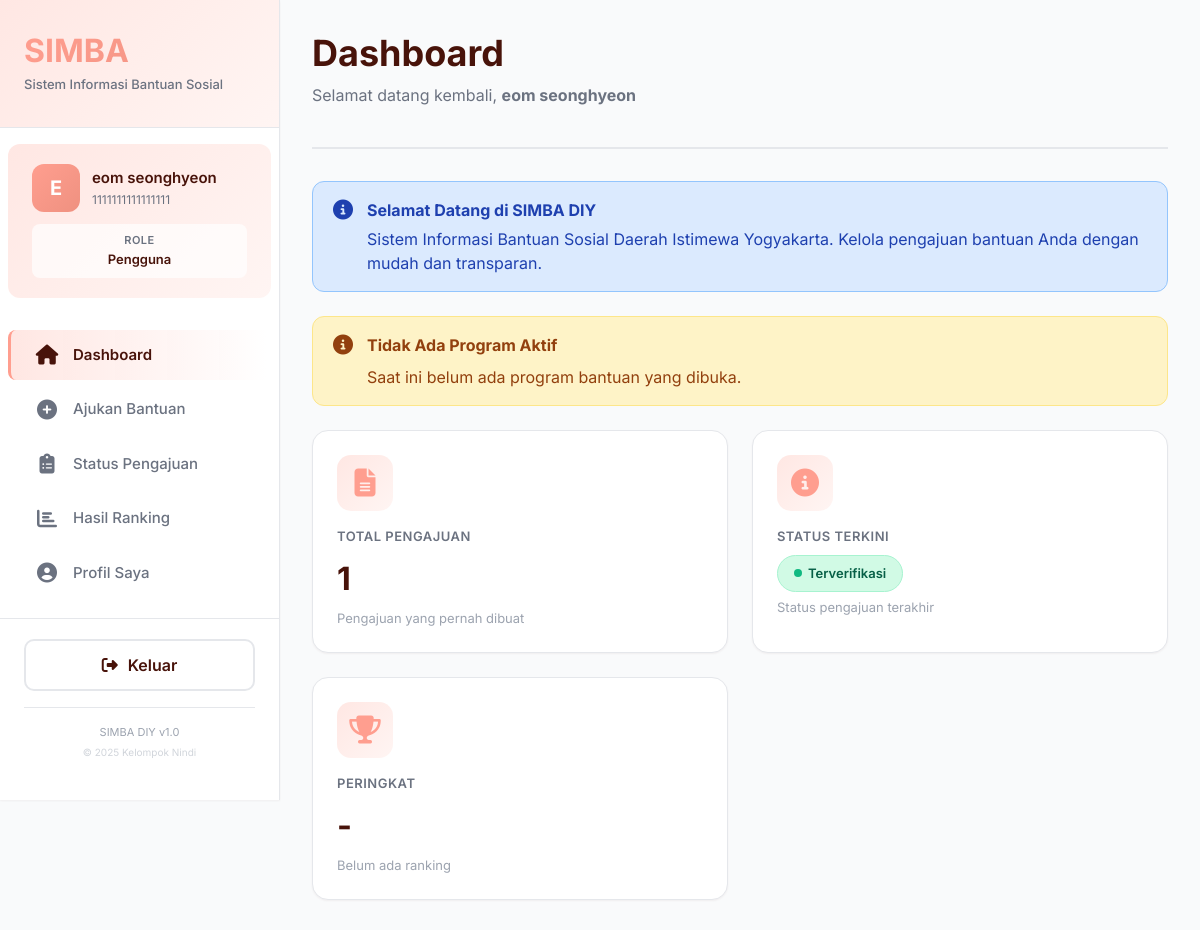
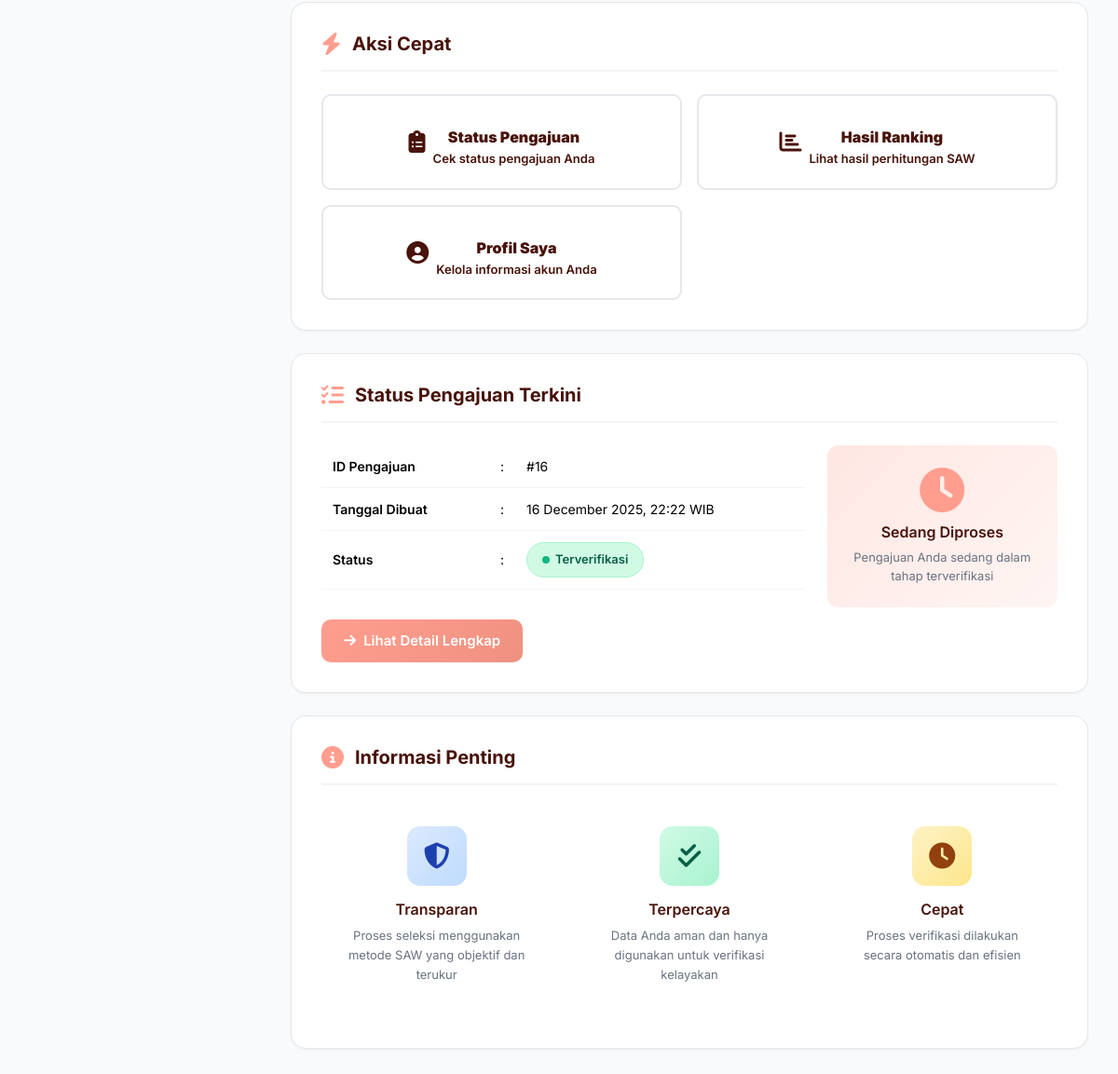
Before: /user/index.php (signed in) with the older database file (2 pictures, top to bottom).
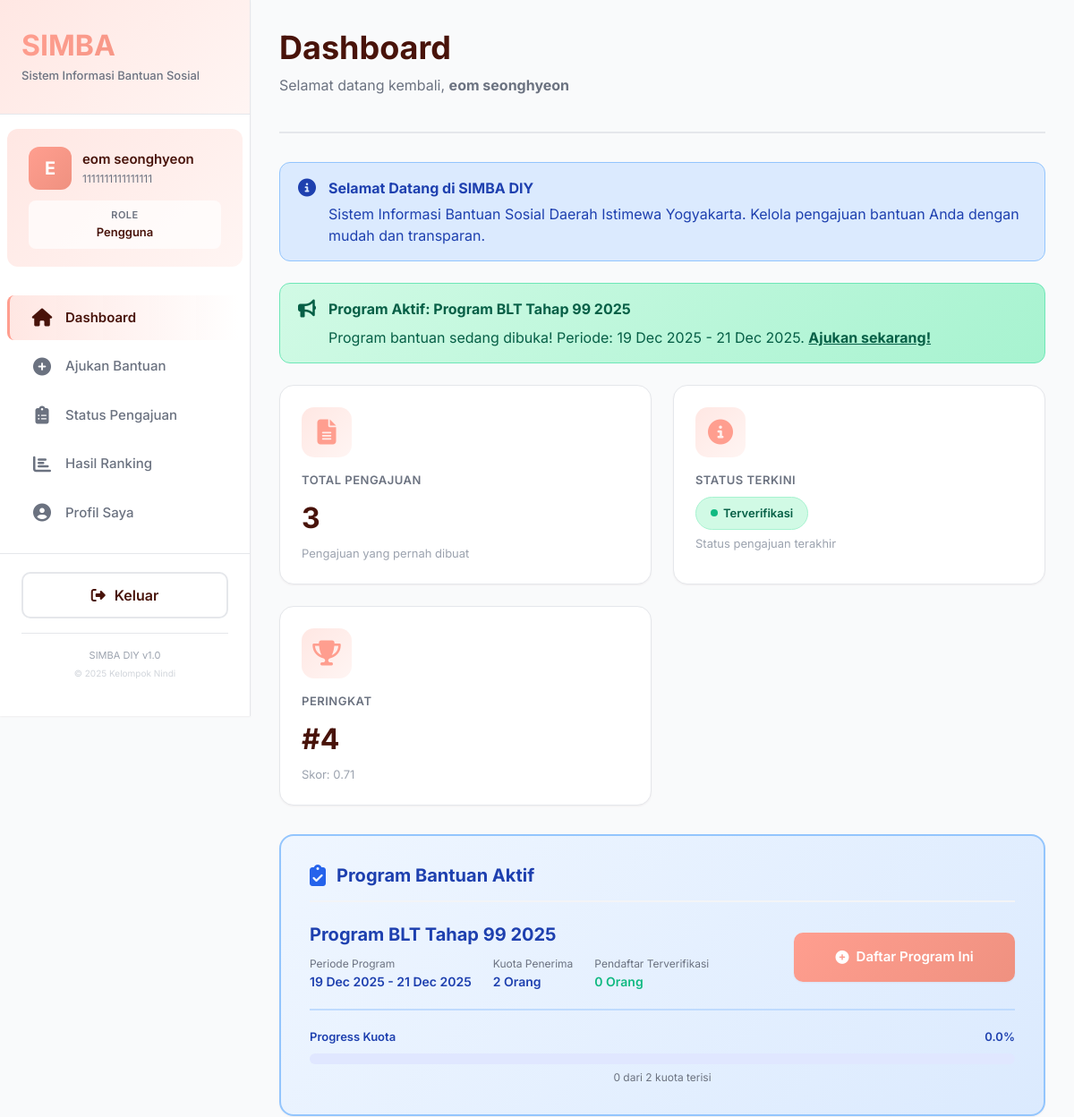
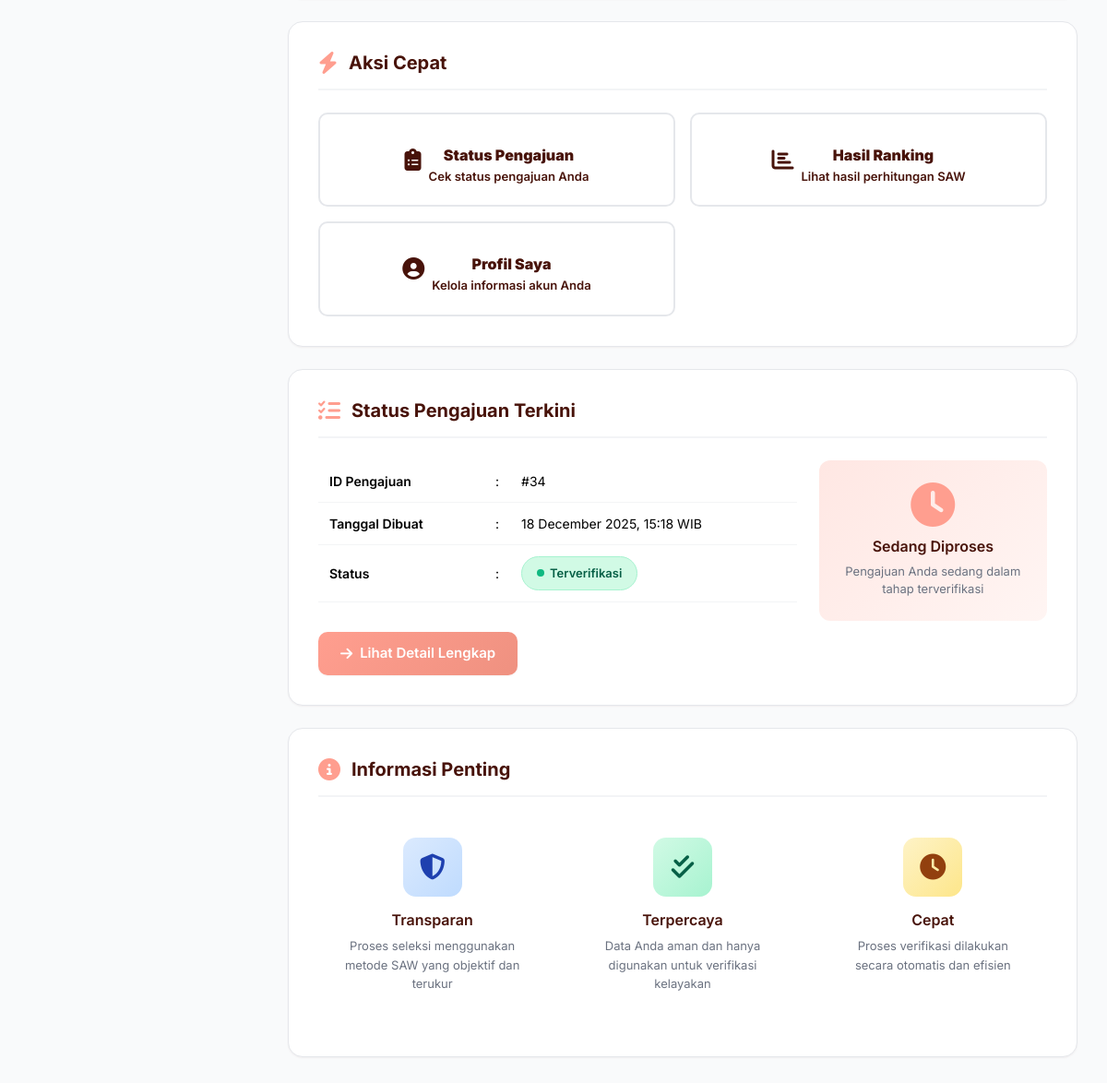
After: the same page with the newer database file (2 pictures, top to bottom).
### tables this page shows
CREATE TABLE `pengajuan` (
  `id` int(11) NOT NULL,
  `id_user` int(11) NOT NULL COMMENT 'Foreign key ke tabel user',
  `id_program` int(11) DEFAULT NULL COMMENT 'Foreign key ke program bantuan',
  `nik` varchar(16) NOT NULL COMMENT 'NIK pemohon',
  `no_kk` varchar(16) NOT NULL COMMENT 'Nomor Kartu Keluarga',
  `nama_lengkap` varchar(255) NOT NULL COMMENT 'Nama lengkap pemohon',
  `alamat` text NOT NULL COMMENT 'Alamat lengkap',
  `no_hp` varchar(15) NOT NULL COMMENT 'Nomor HP yang bisa dihubungi',
  `gaji` decimal(15,2) NOT NULL COMMENT 'Penghasilan per bulan (nilai tengah range)',
  `status_rumah` varchar(50) NOT NULL COMMENT 'Kepemilikan rumah: Sewa, Keluarga, Pribadi',
  `daya_listrik` varchar(50) NOT NULL COMMENT 'Kelistrikan: Menumpang, Pribadi 450 Watt, dst',
  `pengeluaran` decimal(15,2) NOT NULL COMMENT 'Pengeluaran per bulan (nilai tengah range)',
  `jml_keluarga` int(11) NOT NULL COMMENT 'Jumlah anggota keluarga (nilai representatif)',
  `jml_anak_sekolah` int(11) NOT NULL COMMENT 'Jumlah anak usia sekolah (5-18 tahun)',
  `status` enum('Menunggu Verifikasi','Sedang Diverifikasi','Terverifikasi','Ditolak') NOT NULL DEFAULT 'Menunggu Verifikasi' COMMENT 'Status pengajuan',
  `tanggal_dibuat` timestamp NOT NULL DEFAULT current_timestamp() COMMENT 'Waktu pengajuan dibuat'
);

CREATE TABLE `program_bantuan` (
  `id` int(11) NOT NULL,
  `nama_program` varchar(255) NOT NULL COMMENT 'Nama program bantuan',
  `deskripsi` text DEFAULT NULL COMMENT 'Deskripsi program',
  `kuota` int(11) NOT NULL COMMENT 'Jumlah penerima',
  `tanggal_mulai` date NOT NULL COMMENT 'Tanggal mulai program',
  `tanggal_selesai` date NOT NULL COMMENT 'Tanggal selesai program',
  `status` enum('Aktif','Tutup') NOT NULL DEFAULT 'Aktif' COMMENT 'Status program',
  `created_at` timestamp NOT NULL DEFAULT current_timestamp(),
  `updated_at` timestamp NOT NULL DEFAULT current_timestamp() ON UPDATE current_timestamp()
);

CREATE TABLE `total_nilai` (
  `id` int(11) NOT NULL,
  `id_program` int(11) NOT NULL,
  `id_pengajuan` int(11) NOT NULL COMMENT 'Foreign key ke tabel pengajuan',
  `skor_total` decimal(10,4) NOT NULL COMMENT 'Skor hasil perhitungan SAW (0-1)',
  `peringkat` int(11) DEFAULT NULL COMMENT 'Peringkat berdasarkan skor',
  `tanggal_hitung` timestamp NOT NULL DEFAULT current_timestamp() COMMENT 'Waktu perhitungan dilakukan'
);

### user/index.php (the view, shortened to what the changed rows need)
<?php
require_once(__DIR__ . "/../functions/submission.php");
require_once(__DIR__ . "/../functions/program.php");
$id_user = $_SESSION['id'];
$stats = getUserDashboardStats($id_user);
$userRanking = getUserRanking($id_user);
$currentPengajuan = getPengajuanStatus($id_user);
$activeProgram = getActiveProgram();
$programStats = null;
$alreadyAppliedToActiveProgram = false;
if ($activeProgram) {
    $programStats = getProgramStats($activeProgram['id']);
    $currentActiveProgramStatus = getPengajuanStatus($id_user, $activeProgram['id']);
    $alreadyAppliedToActiveProgram = $currentActiveProgramStatus && $currentActiveProgramStatus['status'] != 'Ditolak';
}
?>
<!DOCTYPE html>
<html lang="id">
<head>
    <link rel="stylesheet" href="https://cdnjs.cloudflare.com/ajax/libs/font-awesome/6.5.2/css/all.min.css">
    <link href="https://cdn.jsdelivr.net/npm/bootstrap@5.3.5/dist/css/bootstrap.min.css" rel="stylesheet">
    <link rel="stylesheet" href="../css/style.css">
</head>
<body>
    <div class="dashboard-wrapper">
        <?php include('../templates/user_sidebar.php'); ?>
        <div class="main-content">
            <div class="page-header">
                <h1 class="page-title">Dashboard</h1>
            </div>
            <?php if ($activeProgram): ?>
                <div class="alert"
                    style="background: linear-gradient(135deg, #d1fae5 0%, #a7f3d0 100%); border-color: #6ee7b7; color: #065f46;">
                    <i class="fas fa-bullhorn"></i>
                    <div>
                        <strong>Program Aktif: <?php echo htmlspecialchars($activeProgram['nama_program']); ?></strong>
                        <p style="margin: 8px 0 0 0;">
                            Program bantuan sedang dibuka! Periode:
                            <?php echo date('d M Y', strtotime($activeProgram['tanggal_mulai'])); ?> -
                            <?php echo date('d M Y', strtotime($activeProgram['tanggal_selesai'])); ?>.
                            <?php if (!$alreadyAppliedToActiveProgram): ?>
                                <a href="apply.php" style="color: #065f46; font-weight: 700; text-decoration: underline;">Ajukan
                                    sekarang!</a>
                            <?php endif; ?>
                        </p>
                    </div>
                </div>
            <?php else: ?>
                <div class="alert alert-warning">
                    <i class="fas fa-info-circle"></i>
                    <div>
                        <strong>Tidak Ada Program Aktif</strong>
                        <p style="margin: 8px 0 0 0;">Saat ini belum ada program bantuan yang dibuka.</p>
                    </div>
                </div>
            <?php endif; ?>
            <div class="dashboard-cards">
                <div class="dashboard-card">
                    <div class="card-icon">
                        <i class="fas fa-file-alt"></i>
                    </div>
                    <div class="card-title">Total Pengajuan</div>
                    <div class="card-value"><?php echo $stats['total_pengajuan']; ?></div>
                    <div class="card-description">Pengajuan yang pernah dibuat</div>
                </div>
                <div class="dashboard-card">
                    <div class="card-value" style="font-size: 18px;">
                        <?php if ($currentPengajuan): ?>
                            <span
                                class="status-badge status-<?php echo strtolower(str_replace(' ', '', $currentPengajuan['status'])); ?>">
                                <?php echo $currentPengajuan['status']; ?>
                            </span>
                        <?php else: ?>
                            <span class="status-badge" style="background-color: #f3f4f6; color: #6b7280;">Belum Ada</span>
                        <?php endif; ?>
                    </div>
                </div>
                <div class="dashboard-card">
                    <div class="card-icon">
                        <i class="fas fa-trophy"></i>
                    </div>
                    <div class="card-title">Peringkat</div>
                    <div class="card-value">
                        <?php echo $userRanking ? '#' . $userRanking['peringkat'] : '-'; ?>
                    </div>
                    <div class="card-description">
                        <?php echo $userRanking ? 'Skor: ' . number_format($userRanking['skor_total'], 2) : 'Belum ada ranking'; ?>
                    </div>
                </div>
            </div>
            <?php if ($activeProgram): ?>
                <div class="form-card"
                    style="background: linear-gradient(135deg, #eff6ff 0%, #dbeafe 100%); border: 2px solid #93c5fd;">
                    <h2 class="form-section-title" style="color: #1e40af;">
                        <i class="fas fa-clipboard-check" style="color: #2563eb;"></i> Program Bantuan Aktif
                    </h2>
                    <div class="row align-items-center">
                        <div class="col-lg-8">
                            <h3 style="font-size: 20px; font-weight: 700; color: #1e40af; margin-bottom: 12px;">
                                <?php echo htmlspecialchars($activeProgram['nama_program']); ?>
                            </h3>
                            <div style="display: flex; gap: 24px; flex-wrap: wrap;">
                                <div>
                                    <div style="font-size: 12px; color: #6b7280;">Periode Program</div>
                                    <div style="font-size: 14px; font-weight: 600; color: #1e40af;">
                                        <?php echo date('d M Y', strtotime($activeProgram['tanggal_mulai'])); ?> -
                                        <?php echo date('d M Y', strtotime($activeProgram['tanggal_selesai'])); ?>
                                    </div>
                                </div>
                                <div>
                                    <div style="font-size: 12px; color: #6b7280;">Kuota Penerima</div>
                                    <div style="font-size: 14px; font-weight: 600; color: #1e40af;">
                                        <?php echo $activeProgram['kuota']; ?> Orang
                                    </div>
                                </div>
                                <div>
                                    <div style="font-size: 12px; color: #6b7280;">Pendaftar Terverifikasi</div>
                                    <div style="font-size: 14px; font-weight: 600; color: #10b981;">
                                        <?php echo $programStats['terverifikasi']; ?> Orang
                                    </div>
                                </div>
                            </div>
                        </div>
                        <div class="col-lg-4" style="text-align: right;">
                            <?php if (!$alreadyAppliedToActiveProgram): ?>
                                <a href="apply.php" class="btn btn-primary w-100" style="padding: 16px;">
                                    <i class="fas fa-plus-circle"></i> Daftar Program Ini
                                </a>
                            <?php endif; ?>
                        </div>
                    </div>
                    <?php if ($programStats):
                        $percentage = $activeProgram['kuota'] > 0 ? ($programStats['terverifikasi'] / $activeProgram['kuota']) * 100 : 0;
                        $percentage = min($percentage, 100);
                        ?>
                        <div style="margin-top: 20px; padding-top: 20px; border-top: 2px solid #bfdbfe;">
                            <div
                                style="display: flex; justify-content: space-between; align-items: center; margin-bottom: 8px;">
                                <span style="font-size: 13px; font-weight: 600; color: #1e40af;">Progress Kuota</span>
                                <span
                                    style="font-size: 13px; font-weight: 600; color: #1e40af;"><?php echo number_format($percentage, 1); ?>%</span>
                            </div>
                            <div style="height: 12px; background-color: #e0e7ff; border-radius: 6px; overflow: hidden;">
                            </div>
                            <div style="font-size: 12px; color: #6b7280; margin-top: 6px; text-align: center;">
                                <?php echo $programStats['terverifikasi']; ?> dari <?php echo $activeProgram['kuota']; ?> kuota
                                terisi
                            </div>
                        </div>
                    <?php endif; ?>
                </div>
            <?php endif; ?>
            <div class="form-card">
                <h2 class="form-section-title">
                    <i class="fas fa-bolt"></i> Aksi Cepat
                </h2>
            </div>
            <?php if ($currentPengajuan): ?>
                <div class="form-card">
                    <h2 class="form-section-title">
                        <i class="fas fa-tasks"></i> Status Pengajuan Terkini
                    </h2>
                    <div class="row">
                        <div class="col-md-8">
                            <table class="table">
                                <tr>
                                    <td style="width: 180px; font-weight: 600;">ID Pengajuan</td>
                                    <td style="width: 20px;">:</td>
                                    <td>#<?php echo $currentPengajuan['id']; ?></td>
                                </tr>
                                <tr>
                                    <td style="font-weight: 600;">Tanggal Dibuat</td>
                                    <td>:</td>
                                    <td><?php echo date('d F Y, H:i', strtotime($currentPengajuan['tanggal_dibuat'])); ?>
                                        WIB</td>
                                </tr>
                                <tr>
                                    <td style="font-weight: 600;">Status</td>
                                    <td>:</td>
                                    <td>
                                        <span
                                            class="status-badge status-<?php echo strtolower(str_replace(' ', '', $currentPengajuan['status'])); ?>">
                                            <?php echo $currentPengajuan['status']; ?>
                                        </span>
                                    </td>
                                </tr>
                            </table>
                            <a href="submission_status.php" class="btn btn-primary mt-3">
                                <i class="fas fa-arrow-right"></i> Lihat Detail Lengkap
                            </a>
                        </div>
                        <div class="col-md-4">
                            <div
                                style="background: linear-gradient(135deg, var(--color-secondary) 0%, var(--color-background) 100%); padding: 24px; border-radius: 12px; text-align: center;">
                                <i class="fas fa-clock"
                                    style="font-size: 48px; color: var(--color-primary); margin-bottom: 12px;"></i>
                                <h4 style="font-size: 16px; font-weight: 600; margin-bottom: 8px;">Sedang Diproses</h4>
                                <p style="font-size: 13px; color: #6b7280; margin: 0;">Pengajuan Anda sedang dalam tahap
                                    <?php echo strtolower($currentPengajuan['status']); ?>
                                </p>
                            </div>
                        </div>
                    </div>
                </div>
            <?php endif; ?>
            <div class="form-card">
                <h2 class="form-section-title">
                    <i class="fas fa-info-circle"></i> Informasi Penting
                </h2>
            </div>
        </div>
    </div>
</body>
</html>

Changed rows visible on the page:
removed pengajuan: status "Terverifikasi", id "16", tanggal_dibuat "16 December 2025, 22:22", status "terverifikasi"
added program_bantuan: nama_program "Program BLT Tahap 99 2025", tanggal_mulai "19 Dec 2025", tanggal_selesai "21 Dec 2025", kuota "2"
added pengajuan: status "Terverifikasi", id_program.peringkat "4", id_program.skor_total "0.71", id "34", tanggal_dibuat "18 December 2025, 15:18", status "terverifikasi"
Other visible differences:
$stats['total_pengajuan']: "1" → "3"
$programStats['terverifikasi']: (not shown) → "0"
$percentage: (not shown) → "0.0"
text no longer shown: "Tidak Ada Program Aktif Saat ini belum ada program bantuan yang dibuka. Belum ada ranking"
text now shown: "Program Aktif: Program bantuan sedang dibuka! Periode: . Ajukan sekarang! # Skor: Program Bantuan Aktif Periode Program Kuota Penerima Orang Pendaftar Terverifikasi Orang Daftar Program Ini Progress Kuota % dari kuota terisi"
